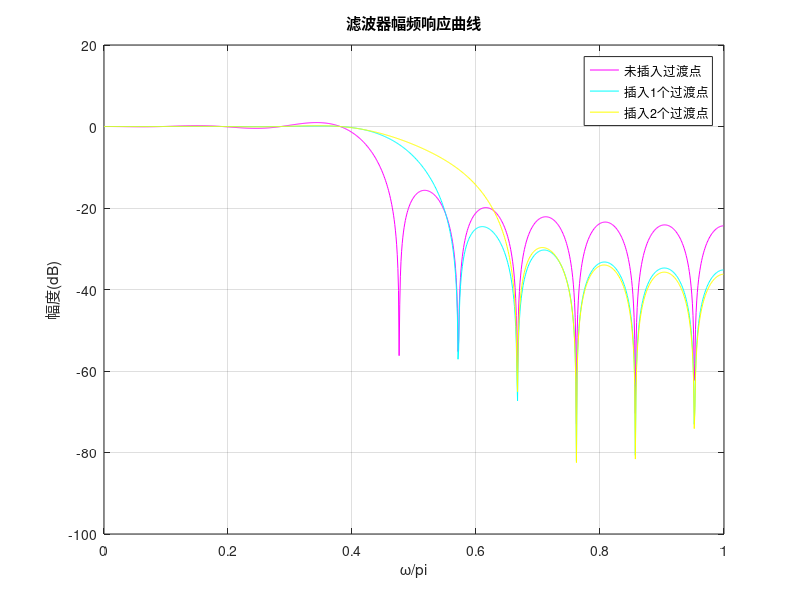

The MATLAB script that drew this image:
clc;clear all;close all;
fc=4000;
ap=0.5;as=40;fp=800;fs=1000;
wp=2*pi*fp/fc;
ws=2*pi*fs/fc;
N_t=2*pi/(ws-wp);%20
N=21;
wc=(ws+wp)/2;
N_c=wc/2/pi*21;%4.725
a=(N-1)/2;
k=0:floor((N-1)/2);
k2=floor((N-1)/2)+1:N-1;
angH=[-a*(2*pi)/N*k,a*(2*pi)/N*(N-k2)];
%未插入过渡点
Hrs=[ones(1,5),zeros(1,12),ones(1,4)];
Hb=Hrs.*exp(j*angH);
h=real(ifft(Hb,N));
[Hb,w]=freqz(h,1,1000);
mag=abs(Hb);
Hdb=20*log10(mag); 
%插入一个过渡点
Hrs1=[ones(1,5),0.6,zeros(1,10),0.6,ones(1,4)];
Hb1=Hrs1.*exp(j*angH);
hbl=real(ifft(Hb1,N));
[Hb1,w1]=freqz(hbl,1,1000);
mag1=abs(Hb1);
Hdb1=20*log10(mag1) ;
%插入两个过渡点
Hrs2=[ones(1,5),0.7,0.3,zeros(1,8),0.3,0.7,ones(1,4)];
Hb2=Hrs2.*exp(j*angH);
hb2=real(ifft(Hb2,N));
[Hb2,w2]=freqz(hb2,1,1000);
mag2=abs(Hb2);
Hdb2=20*log10(mag2) ;
figure(1);
plot(w/pi,Hdb,'m'); 
grid on; hold on;
plot(w1/pi,Hdb1,'c') ; 
hold on;
plot(w2/pi,Hdb2,'y') ; 
hold off;
xlabel('\omega/pi') ; 
ylabel('幅度(dB)') ;
title('滤波器幅频响应曲线');
legend('未插入过渡点','插入1个过渡点','插入2个过渡点');
 


